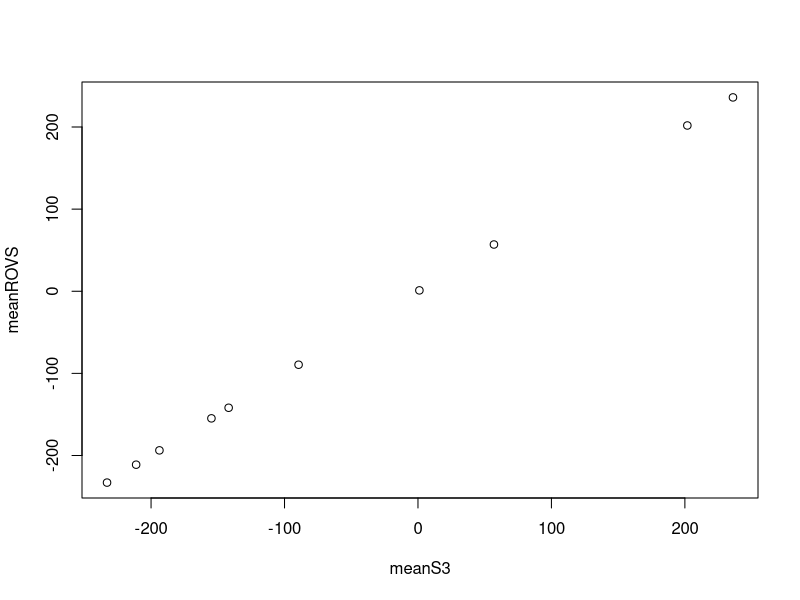

This figure's R source:
NB <- 10

meanS1 <- array(-99999, NB)
meanS2 <- array(-99999, NB)
meanS3 <- array(-99999, NB)
meanROVS <- array(-99999,NB)
  
for (i in 1:NB){
  N <- 100
  
  mn1 <- rnorm(1,0,100)
  stdev1 <- 20
  
  mn2 <- rnorm(1,0,100)
  stdev2 <- 20
  
  sample1 <- rnorm(N,mn1,stdev1)
  sample2 <- rnorm(N,mn2,stdev2)
  sample3 <- sample1 + sample2
  
  meanS1[i] <- mean(sample1)
  meanS2[i] <- mean(sample2)
  
  meanS3[i] <- mean(sample3)
  meanROVS[i] <- meanS1[i] + meanS2[i]
}

plot(meanS3, meanROVS)